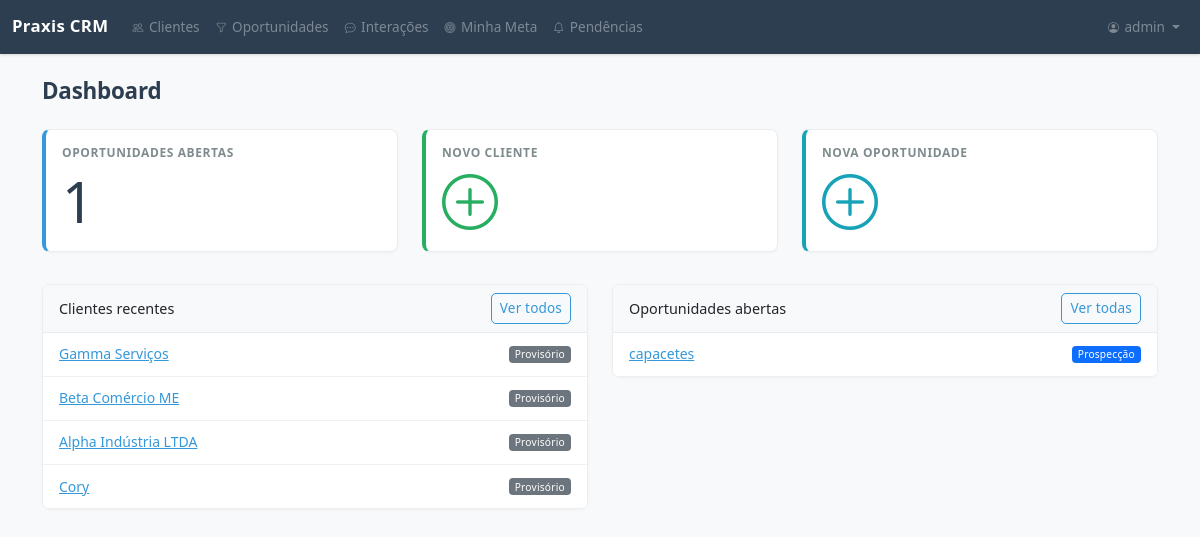
The page /dashboard/ (signed in) on the database its author committed.
### apps/crm/models.py (models this page shows, shortened)
class Cliente(models.Model):
    nome = models.CharField(max_length=200, verbose_name="Nome")
    cnpj_cpf = models.CharField(
        max_length=18, blank=True, default="", verbose_name="CNPJ/CPF"
    )
    telefone = models.CharField(max_length=20, blank=True, verbose_name="Telefone")
    email = models.EmailField(blank=True, verbose_name="E-mail")
    nome_contato_principal = models.CharField(
        max_length=200, blank=True, default="", verbose_name="Contato principal"
    )
    telefone_contato = models.CharField(
        max_length=20, blank=True, default="", verbose_name="Telefone do contato"
    )
    email_contato = models.EmailField(
        blank=True, default="", verbose_name="E-mail do contato"
    )
    tipo = models.CharField(
        max_length=3,
        choices=TipoCliente.choices,
        default=TipoCliente.B2C,
        verbose_name="Tipo",
    )
    status = models.CharField(
        max_length=11,
        choices=StatusCliente.choices,
        default=StatusCliente.PROVISORIO,
        verbose_name="Status",
    )
    criado_por = models.ForeignKey(
        settings.AUTH_USER_MODEL,
        on_delete=models.PROTECT,
        related_name="clientes_criados",
        verbose_name="Criado por",
    )
    criado_em = models.DateTimeField(auto_now_add=True, verbose_name="Criado em")
    atualizado_em = models.DateTimeField(auto_now=True, verbose_name="Atualizado em")
    class Meta:
        verbose_name = "Cliente"
        verbose_name_plural = "Clientes"
        ordering = ["-criado_em"]

### apps/sales/models.py (models this page shows, shortened)
class Oportunidade(models.Model):
    titulo = models.CharField(max_length=200, verbose_name="Título")
    cliente = models.ForeignKey(
        Cliente,
        on_delete=models.CASCADE,
        related_name="oportunidades",
        verbose_name="Cliente",
    )
    vendedor = models.ForeignKey(
        settings.AUTH_USER_MODEL,
        on_delete=models.PROTECT,
        related_name="oportunidades",
        verbose_name="Vendedor",
    )
    etapa = models.CharField(
        max_length=12,
        choices=EtapaOportunidade.choices,
        default=EtapaOportunidade.PROSPECCAO,
        verbose_name="Etapa",
    )
    motivo_perda = models.CharField(
        max_length=13,
        choices=MotivoPerdaOportunidade.choices,
        blank=True,
        default="",
        verbose_name="Motivo da perda",
    )
    valor_estimado = models.DecimalField(
        max_digits=12,
        decimal_places=2,
        default=0,
        verbose_name="Valor estimado",
    )
    descricao = models.TextField(blank=True, verbose_name="Descrição")
    proxima_acao = models.CharField(
        max_length=200,
        blank=True,
        default="",
        verbose_name="Próxima ação",
        help_text="Descreva brevemente a próxima ação a ser realizada",
    )
    data_follow_up = models.DateField(
        null=True,
        blank=True,
        verbose_name="Data do follow-up",
        help_text="Data prevista para o próximo contato",
    )
    criado_em = models.DateTimeField(auto_now_add=True, verbose_name="Criado em")
    atualizado_em = models.DateTimeField(auto_now=True, verbose_name="Atualizado em")
    class Meta:
        verbose_name = "Oportunidade"
        verbose_name_plural = "Oportunidades"
        ordering = ["-criado_em"]

### apps/accounts/views.py (the view)
# urls.py: path("dashboard/", home_view, name="home"),  # Dashboard do usuário logado
@login_required
def home_view(request):
    user = request.user
    if hasattr(user, "perfil") and user.perfil.papel in (
        PerfilUsuario.GESTOR,
        PerfilUsuario.ADMIN,
    ):
        return redirect("gestao:dashboard")
    clientes_recentes = Cliente.objects.filter(criado_por=user).order_by("-criado_em")[:5]
    oportunidades_abertas = Oportunidade.objects.filter(vendedor=user).exclude(
        etapa__in=["FECHAMENTO", "PERDIDA"]
    )
    hoje = timezone.now().date()
    followups_hoje = oportunidades_abertas.filter(data_follow_up=hoje).count()
    followups_vencidos = oportunidades_abertas.filter(data_follow_up__lt=hoje).count()
    context = {
        "clientes_recentes": clientes_recentes,
        "oportunidades_abertas": oportunidades_abertas,
        "total_oportunidades": oportunidades_abertas.count(),
        "followups_hoje": followups_hoje,
        "followups_vencidos": followups_vencidos,
    }
    return render(request, "home.html", context)

### apps/accounts/models.py (called while the page is built)
    @property
    def is_admin(self):
        return self.papel == PerfilUsuario.ADMIN

    @property
    def is_vendedor(self):
        return self.papel == PerfilUsuario.VENDEDOR

    @property
    def is_gestor(self):
        return self.papel == PerfilUsuario.GESTOR

### templates/home.html (shortened to what this page needs)
{% extends "base.html" %}
{% block content %}
<h2>Dashboard</h2>
<div class="row mt-4">
    <div class="col-md-4">
        <div class="card text-bg-primary mb-3">
            <div class="card-body">
                <h5 class="card-title">Oportunidades abertas</h5>
                <p class="card-text display-4">{{ total_oportunidades }}</p>
            </div>
        </div>
    </div>
    <div class="col-md-4">
        <a href="{% url 'crm:cliente_create' %}" class="text-decoration-none">
            <div class="card text-bg-success mb-3">
                <div class="card-body">
                    <h5 class="card-title">Novo cliente</h5>
                    <p class="card-text"><i class="bi bi-plus-circle display-4"></i></p>
                </div>
            </div>
        </a>
    </div>
    <div class="col-md-4">
        <a href="{% url 'sales:oportunidade_create' %}" class="text-decoration-none">
            <div class="card text-bg-info mb-3">
                <div class="card-body">
                    <h5 class="card-title">Nova oportunidade</h5>
                    <p class="card-text"><i class="bi bi-plus-circle display-4"></i></p>
                </div>
            </div>
        </a>
    </div>
</div>
<div class="row mt-3">
    <div class="col-md-6">
        <div class="card">
            <div class="card-header d-flex justify-content-between align-items-center">
                <span>Clientes recentes</span>
                <a href="{% url 'crm:cliente_list' %}" class="btn btn-sm btn-outline-primary">Ver todos</a>
            </div>
            <ul class="list-group list-group-flush">
                {% for cliente in clientes_recentes %}
                <li class="list-group-item d-flex justify-content-between align-items-center">
                    <a href="{% url 'crm:cliente_detail' cliente.pk %}">{{ cliente.nome }}</a>
                    <span class="badge bg-secondary">{{ cliente.get_status_display }}</span>
                </li>
                {% empty %}
                <li class="list-group-item text-muted">Nenhum cliente cadastrado.</li>
                {% endfor %}
            </ul>
        </div>
    </div>
    <div class="col-md-6">
        <div class="card">
            <div class="card-header d-flex justify-content-between align-items-center">
                <span>Oportunidades abertas</span>
                <a href="{% url 'sales:oportunidade_list' %}" class="btn btn-sm btn-outline-primary">Ver todas</a>
            </div>
            <ul class="list-group list-group-flush">
                {% for op in oportunidades_abertas %}
                <li class="list-group-item d-flex justify-content-between align-items-center">
                    <a href="{% url 'sales:oportunidade_detail' op.pk %}">{{ op.titulo }}</a>
                    <span class="badge bg-primary">{{ op.get_etapa_display }}</span>
                </li>
                {% empty %}
                <li class="list-group-item text-muted">Nenhuma oportunidade aberta.</li>
                {% endfor %}
            </ul>
        </div>
    </div>
</div>
{% endblock %}

### templates/base.html (shortened to what this page needs)
{% load static %}
<!DOCTYPE html>
<html lang="pt-br">
<head>
    <link href="https://cdn.jsdelivr.net/npm/bootstrap@5.3.3/dist/css/bootstrap.min.css" rel="stylesheet">
    <link href="https://cdn.jsdelivr.net/npm/bootstrap-icons@1.11.3/font/bootstrap-icons.min.css" rel="stylesheet">
    <link href="{% static 'css/style.css' %}" rel="stylesheet">
    <link href="{% static 'css/praxis-v2.css' %}" rel="stylesheet">
</head>
<body>
    {% if user.is_authenticated %}
    <nav class="navbar navbar-expand-lg navbar-dark bg-dark">
        <div class="container-fluid">
            <a class="navbar-brand" href="{% url 'home' %}">Praxis CRM</a>
            <div class="collapse navbar-collapse" id="navbarNav">
                <ul class="navbar-nav me-auto">
                    <li class="nav-item">
                        <a class="nav-link" href="{% url 'crm:cliente_list' %}">
                            <i class="bi bi-people"></i> Clientes
                        </a>
                    </li>
                    <li class="nav-item">
                        <a class="nav-link" href="{% url 'sales:oportunidade_list' %}">
                            <i class="bi bi-funnel"></i> Oportunidades
                        </a>
                    </li>
                    <li class="nav-item">
                        <a class="nav-link" href="{% url 'sales:interacao_list' %}">
                            <i class="bi bi-chat-dots"></i> Interações
                        </a>
                    </li>
                    {% if user.perfil.is_vendedor %}
                    <li class="nav-item">
                        <a class="nav-link" href="{% url 'sales:minha_meta' %}">
                            <i class="bi bi-bullseye"></i> Minha Meta
                        </a>
                    </li>
                    <li class="nav-item">
                        <a class="nav-link" href="{% url 'sales:minhas_pendencias' %}">
                            <i class="bi bi-bell"></i> Pendências
                        </a>
                    </li>
                    {% endif %}
                </ul>
                <ul class="navbar-nav">
                    <li class="nav-item dropdown">
                        <a class="nav-link dropdown-toggle" href="#" role="button" data-bs-toggle="dropdown">
                            <i class="bi bi-person-circle"></i> {{ user.get_full_name|default:user.username }}
                        </a>
                    </li>
                </ul>
            </div>
        </div>
    </nav>
    {% endif %}
    <div class="container mt-4">
        {% block content %}{% endblock %}
    </div>
</body>
</html>

### static/css/style.css (style rules this page uses)
body { background-color: #f8f9fa; }
.card { box-shadow: 0 0.125rem 0.25rem rgba(0, 0, 0, 0.075); }
.navbar-brand { font-weight: 700; }

### static/css/praxis-v2.css (style rules this page uses)
body { font-family: var(--praxis-font-family); color: var(--praxis-texto-principal); -webkit-font-smoothing: antialiased; -moz-osx-font-smoothing: grayscale; font-size: 0.9375rem; line-height: 1.6; }
h1, h2, h3, h4, h5, h6 { color: var(--praxis-azul-escuro); font-weight: 600; }
h2 { font-size: 1.4rem; letter-spacing: -0.01em; }
h5 { font-size: 0.95rem; }
.navbar.navbar-dark.bg-dark { background-color: var(--praxis-azul-escuro) !important; box-shadow: 0 1px 3px rgba(0, 0, 0, 0.15); }
.navbar .navbar-brand { font-weight: 600; font-size: 1.05rem; letter-spacing: 0.02em; }
.navbar .nav-link { font-size: 0.85rem; opacity: 0.7; transition: opacity 0.15s ease; }
.navbar .nav-link .bi { font-size: 0.8em; margin-right: 2px; }
.card { border: 1px solid rgba(0, 0, 0, 0.07); border-radius: var(--praxis-border-radius-lg); box-shadow: 0 1px 3px rgba(0, 0, 0, 0.04); }
.card-header { background-color: var(--praxis-fundo-cinza); border-bottom: 1px solid rgba(0, 0, 0, 0.06); font-size: 0.9rem; }
a > .card, a .card { transition: box-shadow 0.15s ease; }
.card.bg-primary, .card.text-bg-primary { background-color: var(--praxis-fundo-branco) !important; border: 1px solid rgba(0, 0, 0, 0.07); border-left: 4px solid var(--praxis-azul-principal) !important; color: var(--praxis-texto-principal) !important; }
.card.bg-success, .card.text-bg-success { background-color: var(--praxis-fundo-branco) !important; border: 1px solid rgba(0, 0, 0, 0.07); border-left: 4px solid var(--praxis-verde) !important; color: var(--praxis-texto-principal) !important; }
.card.bg-info, .card.text-bg-info { background-color: var(--praxis-fundo-branco) !important; border: 1px solid rgba(0, 0, 0, 0.07); border-left: 4px solid #17a2b8 !important; color: var(--praxis-texto-principal) !important; }
.card.bg-primary .card-title, .card.bg-success .card-title, .card.bg-info .card-title, .card.bg-warning .card-title, .card.bg-secondary .card-title, .card.bg-dark .card-title, .card.bg-danger .card-title, .card.text-bg-primary .card-title, .card.text-bg-success .card-title, .card.text-bg-info .card-title { color: var(--praxis-texto-secundario) !important; font-size: 0.75rem; text-transform: uppercase; letter-spacing: 0.05em; font-weight: 600; }
.card.text-bg-primary .display-4 { color: var(--praxis-azul-escuro) !important; }
.card.text-bg-success .display-4, .card.text-bg-success .card-text .bi { color: var(--praxis-verde) !important; }
.card.text-bg-info .display-4, .card.text-bg-info .card-text .bi { color: #17a2b8 !important; }
.badge { font-weight: 500; font-size: 0.73em; padding: 0.35em 0.6em; border-radius: 4px; letter-spacing: 0.02em; }
.btn { font-size: 0.85rem; font-weight: 500; border-radius: var(--praxis-border-radius); letter-spacing: 0.01em; transition: all 0.15s ease; }
.btn-outline-primary { color: var(--praxis-azul-principal); border-color: var(--praxis-azul-principal); }
.list-group-item { border-color: rgba(0, 0, 0, 0.06); padding: 0.65rem 1rem; font-size: 0.875rem; }
a { color: var(--praxis-azul-principal); transition: color 0.15s ease; }
.container { padding-bottom: 2rem; }

### rows shown on the page
Cliente: nome "Gamma Serviços", status "Provisório"
Cliente: nome "Beta Comércio ME", status "Provisório"
Cliente: nome "Alpha Indústria LTDA", status "Provisório"
Cliente: nome "Cory", status "Provisório"
Oportunidade: titulo "capacetes", etapa "Prospecção"

### other values the page prints
{{ user.get_full_name|default:user.username }} "admin"
{{ total_oportunidades }} "1"
